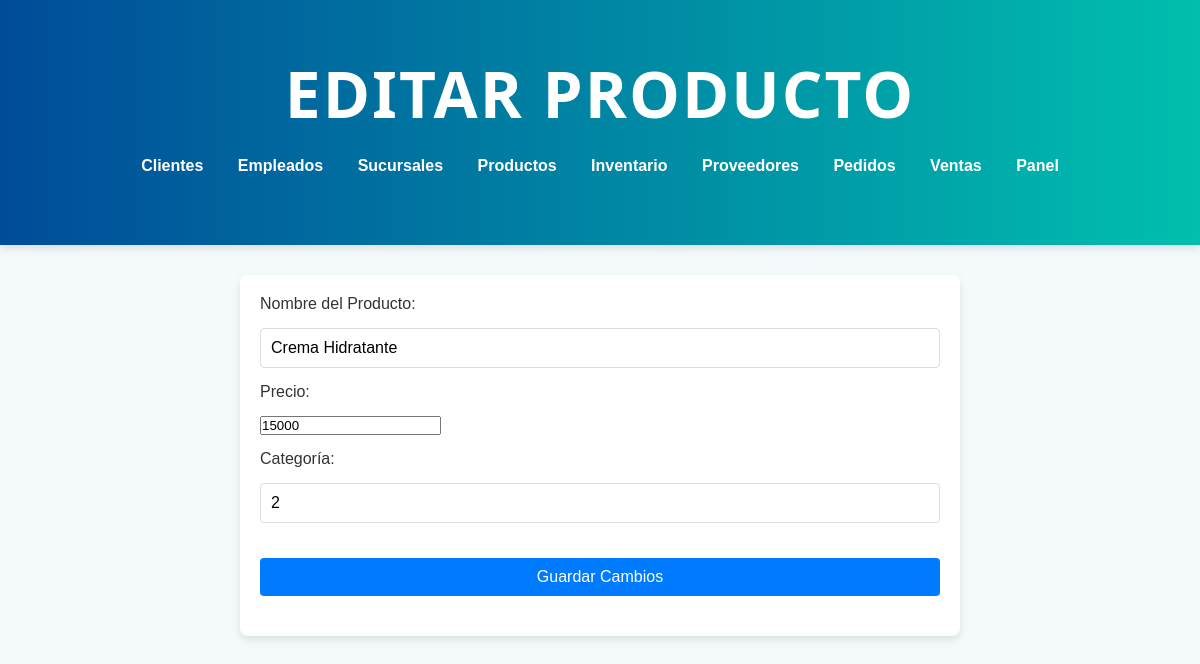
Page /editarProducto.php?idProducto=2 on the earlier database version.
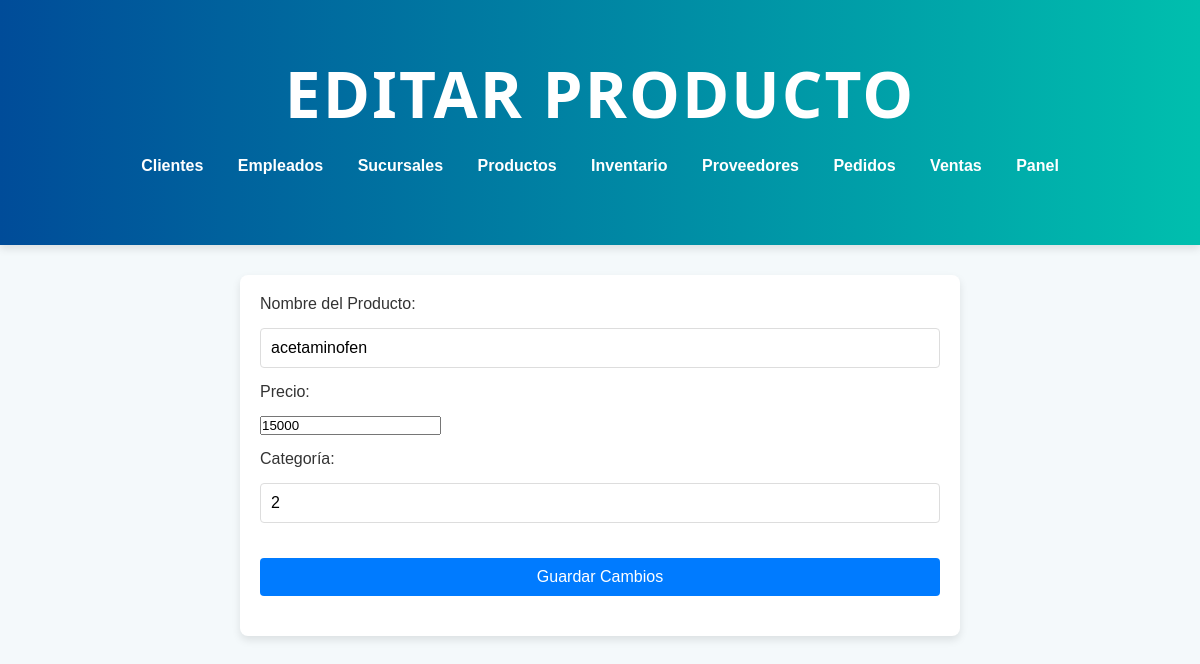
Same page on the later database version.
### tables this page shows
CREATE TABLE `producto` (
  `idProducto` int(11) NOT NULL,
  `nombre` varchar(255) NOT NULL,
  `precio` double NOT NULL,
  `categoriaProducto` int(11) NOT NULL,
  `eliminado` tinyint(1) DEFAULT 0,
  `imagen` text NOT NULL
);

### editarProducto.php (the view, shortened to what this page needs)
<?php
$servername = "localhost";
$username = "root";
$password = "";
$dbname = "drogueriasconfe";
$conn = new mysqli($servername, $username, $password, $dbname);
if (isset($_GET['idProducto'])) {
    $idProducto = $_GET['idProducto'];
    $sql = "SELECT idProducto, nombre, precio, categoriaProducto FROM producto WHERE idProducto = ?";
    $stmt = $conn->prepare($sql);
    $stmt->bind_param("i", $idProducto);
    $stmt->execute();
    $result = $stmt->get_result();
    if ($result->num_rows > 0) {
        $producto = $result->fetch_assoc();
    } else {
        echo "<p>Producto no encontrado.</p>";
        exit;
    }
} else {
    echo "<p>ID de producto no proporcionado.</p>";
    exit;
}
?>
<!DOCTYPE html>
<html lang="es">
<head>
    <link rel="stylesheet" href="css/stylesEditarC.css">
</head>
<body>
    <header class="header">
        <h1>Editar Producto</h1>
        <nav>
            <ul>
                <li><a href="cliente.php">Clientes</a></li>
                <li><a href="empleado.php">Empleados</a></li>
                <li><a href="sucursal.php">Sucursales</a></li>
                <li><a href="producto.php">Productos</a></li>
                <li><a href="inventario.php">Inventario</a></li>
                <li><a href="proveedor.php">Proveedores</a></li>
                <li><a href="pedido.php">Pedidos</a></li>
                <li><a href="venta.php">Ventas</a></li>
                <li><a href="administrador.php">Panel</a></li>
            </ul>
        </nav>
    </header>
    <div class="container">
        <form action="editarProducto.php?idProducto=<?= $producto['idProducto'] ?>" method="POST">
            <div class="form-group">
                <label for="nombre">Nombre del Producto:</label>
                <input type="text" id="nombre" name="nombre" value="<?= $producto['nombre'] ?>" required>
            </div>
            <div class="form-group">
                <label for="precio">Precio:</label>
                <input type="number" id="precio" name="precio" value="<?= $producto['precio'] ?>" required>
            </div>
            <div class="form-group">
                <label for="categoria">Categoría:</label>
                <input type="text" id="categoria" name="categoria" value="<?= $producto['categoriaProducto'] ?>" required>
            </div>
            <button type="submit">Guardar Cambios</button>
        </form>
    </div>
</body>
</html>

Differences in the rows shown:
changed producto: nombre "Crema Hidratante" → "acetaminofen"
